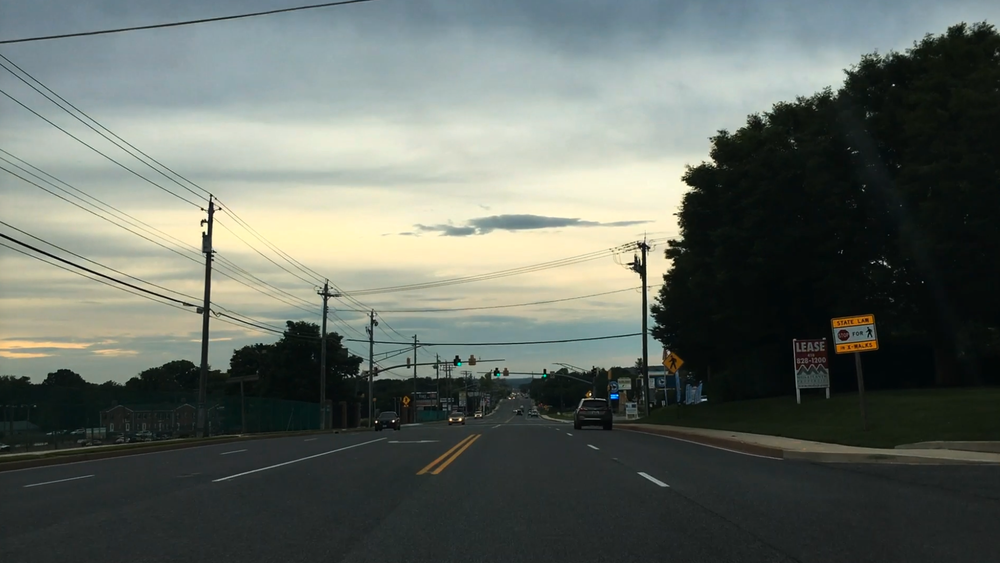
#> input picture Reaction_Time_v1/road2.png, 1000 x 563 px, shrunk from 1857 x 1046 before the run
$ python reaction_time_v6.py
#> lines starting #> are read from the running program, lines starting #| are printed output that depends on the picture
# Python code for measure reacation time in human subject
# with computer monitor and keyboard

import matplotlib.pyplot as plt #pip install matplotlib; pip install pyQt5
import numpy as np
import time # No need for installation
from matplotlib.widgets import Button
from PIL import Image #pip install Pillow

# import picture to randomize and set dimentions
# set globle variables
road_im = Image.open("road2.png")
#> road_im is the input picture: PIL image 1000x563 RGB; mean R, G, B 98.6, 105.4, 98.5
image_raw = np.array(road_im)
x_res = road_im.size[0] # To do: make this automatic
#> x_res = 1000
y_res = road_im.size[1]
#> y_res = 563
stim_x_size=100 ## size of your final noise stimulation
stim_y_size=100
chance = 5
time_display=0
time_interval = []
t_press = 0
delay = 1
reaction_time=0
signal_x_size = 8
signal_y_size = 2


def main():
    #1. Randomize image and produce image and image_shuffle
    image,image_shuffle = randomize_image()

    #2. Plot the image and note the initiation time point
    line1, im = plotimage(image,image_shuffle)
    time_display = time.time()
    fig.canvas.mpl_connect('button_press_event', on_press)

    #3. display new image
    make_new_image(image,image_shuffle,line1,im,time_interval)

    #4 Final report
    final_report()

def randomize_image():
    x_ram_loc = np.random.randint(0,high=x_res-stim_x_size)
#> x_ram_loc = 684
    y_ram_loc = np.random.randint(0,high=y_res-stim_y_size)
#> y_ram_loc = 47
    image_temp = image_raw.reshape(x_res*y_res,3)
    np.random.shuffle(image_temp)
    image_shuffle = image_temp.reshape((x_res,y_res,3))
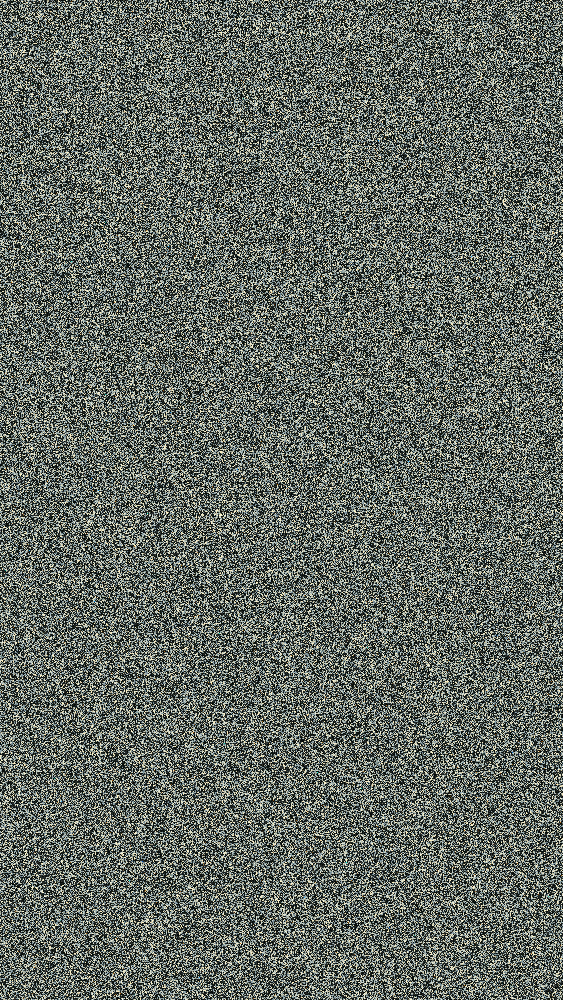
#> image_shuffle: shape (1000, 563, 3); mean of channels 0, 1, 2 98.6, 105.4, 98.5; drawn as R, G, B
    image = image_shuffle[x_ram_loc:(x_ram_loc+stim_x_size),y_ram_loc:(y_ram_loc+stim_y_size),:]
    return image, image_shuffle

def plotimage(image,image_shuffle):
    global fig
    fig, ax1 = plt.subplots(figsize = (10,10))
    plt.ion()
    plt.show(block=False)
    im = plt.imshow(image)
    fig_result = plt.figure()
    ax_result = plt.subplot(111)
    line1, = ax_result.plot(np.arange(len(time_interval)),time_interval)
    ax_result.set_ylim([0,delay+0.5])
    ax_result.set_xlim([0,40])
    return line1, im

def on_press(event):
    global t_press
    print('you pressed', event.button, event.xdata, event.ydata)
    t_press = time.time()
    if t_press - time_display < delay:
        time_interval.append(t_press-time_display)
        print(t_press)
        print(time_display)
        print(time_display-t_press)
        print(time_interval)

def make_new_image(image,image_shuffle, line1, im,time_interval):
    global time_display
    rand_choice = round(np.random.random()*100)%chance
    for i in range(1,300,1):
        m =0
        if rand_choice == 0:
            # display a figure at random time
            start_p = np.random.choice(stim_x_size-signal_x_size)
            end_p = np.random.choice(stim_y_size-signal_y_size)
            Signal_start_point = (start_p,(stim_x_size-start_p))
            Signal_end_point = (end_p,(stim_y_size-end_p))

            row_pad = (start_p,(stim_x_size-start_p-signal_x_size))
            column_pad =(end_p,(stim_y_size-end_p-signal_y_size))

            x_ram_loc = np.random.randint(0,high=x_res-stim_x_size)
            y_ram_loc = np.random.randint(0,high=y_res-stim_y_size)

            image = image_shuffle[x_ram_loc:(x_ram_loc+stim_x_size),y_ram_loc:(y_ram_loc+stim_y_size),:]
            print(image.shape, image_shuffle.shape)
            time_display = time.time()
            for m in range(1,10,1):
                Red = np.random.uniform(0,1,signal_x_size*signal_y_size)
                Green = np.full((signal_x_size*signal_y_size),0)
                Blue = np.full((signal_x_size*signal_y_size),0)

                print(Signal_start_point,Signal_end_point)
                Z_signal = np.concatenate((Red,Green,Blue),axis=0)
                Z_signal = Z_signal.reshape((3,signal_x_size,signal_y_size))
                Z_signal = np.transpose(Z_signal, (2,1,0))
                Z_signal = np.pad(Z_signal,(column_pad,row_pad,(0,0)),'constant',constant_values=(0,0))
                Z_mask = np.zeros(signal_x_size*signal_y_size*3).reshape((3,signal_x_size,signal_y_size))
                Z_mask = np.transpose(Z_mask, (2,1,0))
                Z_mask = np.pad(Z_mask,(column_pad,row_pad,(0,0)),'constant',constant_values=(1,1))
                Z_new = image*Z_mask/255 + Z_signal
                im.set_data(Z_new)
                plt.pause(0.25)
            #plt.show(block=False)
            #fig.canvas.flush_events()

                x_ram_loc = np.random.randint(0,high=x_res-stim_x_size)
                y_ram_loc = np.random.randint(0,high=y_res-stim_y_size)
                image = image_shuffle[x_ram_loc:(x_ram_loc+stim_x_size),y_ram_loc:(y_ram_loc+stim_y_size),:]
                im.set_data(image)

            print(time_interval)
            print(np.average(time_interval))

            print(reaction_time)
            line1.set_xdata(np.arange(len(time_interval)))
            line1.set_ydata(time_interval)

        else:
            plt.pause(0.25)
            x_ram_loc = np.random.randint(0,high=x_res-stim_x_size)
            y_ram_loc = np.random.randint(0,high=y_res-stim_y_size)
            image = image_shuffle[x_ram_loc:(x_ram_loc+stim_x_size),y_ram_loc:(y_ram_loc+stim_y_size),:]
            print(image.shape)
            im.set_data(image)
            plt.pause(0.25)
        rand_choice = round(np.random.random()*100)%chance
        print(np.average(time_interval))
#> this loop made 299 passes
#> pass 1, in make_new_image, `image = image_shuffle[x_ram_loc:(x_ram_loc+stim_x_size),y_ram_loc:(y_r..`:
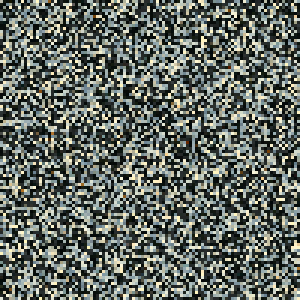
#> image: shape (100, 100, 3) (shown 3 times larger); mean of channels 0, 1, 2 99.3, 106.1, 99.2; drawn as R, G, B
#> pass 1, in make_new_image, `plt.pause(0.25)`:
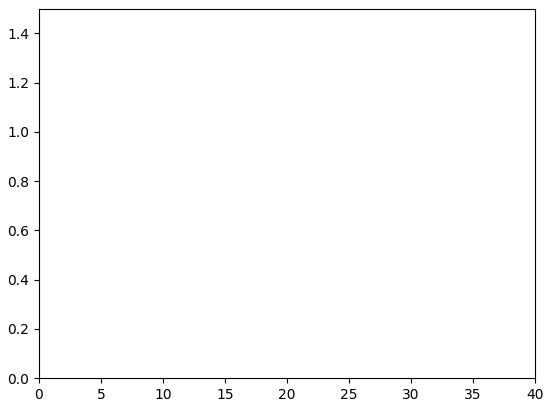
#> figure drawn by matplotlib, 1 panel
#> pass 1, in make_new_image, `plt.pause(0.25)`:
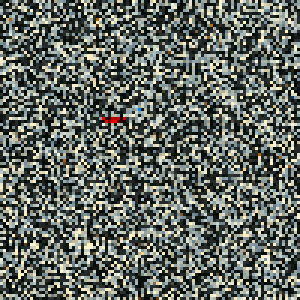
#> shown: shape (100, 100, 3) float64 (shown 3 times larger); mean R, G, B 0.39, 0.415, 0.388
#> pass 1, in make_new_image, `plt.pause(0.25)`:
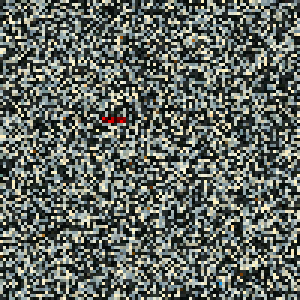
#> shown: shape (100, 100, 3) float64 (shown 3 times larger); mean R, G, B 0.386, 0.411, 0.384
#> after the loop:
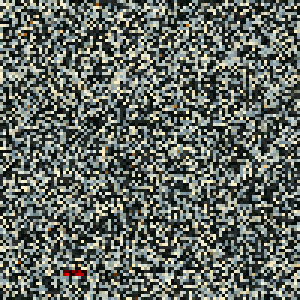
#> Z_new: shape (100, 100, 3) float64 (shown 3 times larger); mean of channels 0, 1, 2 0.39, 0.416, 0.387; drawn as R, G, B
#> after the loop:
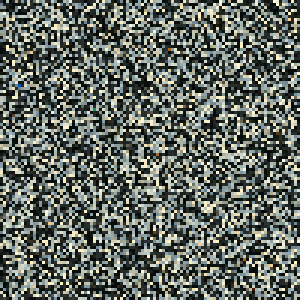
#> image: shape (100, 100, 3) (shown 3 times larger); mean of channels 0, 1, 2 99.3, 106, 99; drawn as R, G, B

def final_report():
    reaction_time = "Reaction Time: " + str(np.average(time_interval))
#> reaction_time = 'Reaction Time: nan'
    plt.text(0,-1,reaction_time,color = "red", fontsize = 18)
    plt.pause(30)

#This is necessary. It finally calls main function to run.
main()
